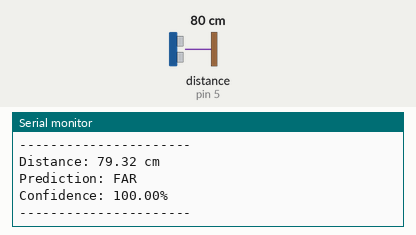
Recording of a sketch running on a simulated Arduino Uno, built with avr-gcc and run on an emulated ATmega328P. On the bench: the last lines printed to the serial monitor. Wiring (inferred from the names in the program): ultrasonic range finder: trigger pin 12; echo pin 5. The test bench sets the inputs (shaded band); at power-on: distance to the obstacle (sensor on pin 5) 80 cm. The echo pulse lasts 58.3 µs per cm.

Above: at 1.8 s.
1.9 s: distance to the obstacle (sensor on pin 5) set to 2 cm
At 2.9 s:
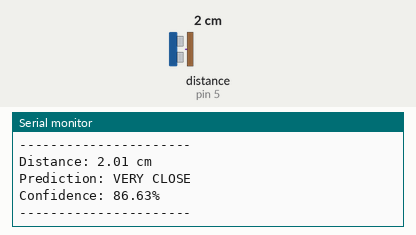
4.5 s: distance to the obstacle (sensor on pin 5) set to 18 cm
At 5.5 s:
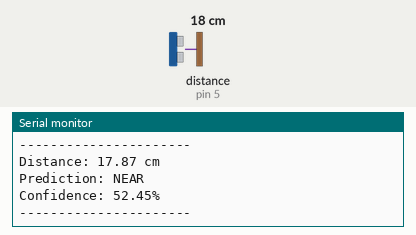
Timing chart, 0 to 7.5 s (numbered marks = the images above; inputs shaded):
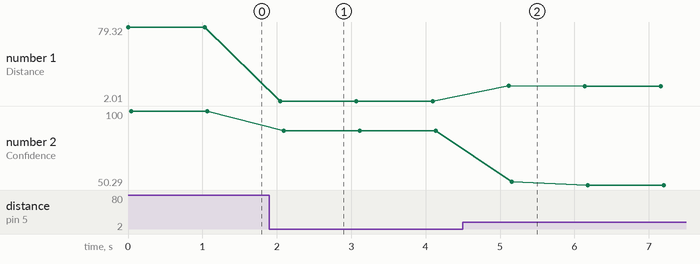

Measured:
- after the input at 1.9 s, the serial monitor: prints a new line after 0.15 s (image 1)
- after the input at 4.5 s, the serial monitor: prints a new line after 0.62 s (image 2)
- plotted number 1: 79.32 → 2.01 after the input at 1.9 s, 2.01 → 17.54 after the input at 4.5 s
- plotted number 2: 100 → 86.63 after the input at 1.9 s, 86.63 → 50.29 after the input at 4.5 s

The sketch:

tinyml_distance_classifier.ino
```cpp
#define TRIG 12
#define ECHO 5

void setup() {
  pinMode(TRIG, OUTPUT);
  pinMode(ECHO, INPUT);
  Serial.begin(9600);
}

float getDistance() {
  digitalWrite(TRIG, LOW);
  delayMicroseconds(2);

  digitalWrite(TRIG, HIGH);
  delayMicroseconds(10);

  digitalWrite(TRIG, LOW);

  long duration = pulseIn(ECHO, HIGH);

  return duration * 0.034 / 2.0;
}

void loop() {

  float distance = getDistance();

  float veryCloseScore = max(0.0, (15.0 - distance) / 15.0);
  float nearScore      = max(0.0, 1.0 - abs(distance - 25.0) / 15.0);
  float farScore       = min(1.0, distance / 40.0);

  String prediction;
  float confidence;

  if (veryCloseScore >= nearScore &&
      veryCloseScore >= farScore) {

    prediction = "VERY CLOSE";
    confidence = veryCloseScore;
  }
  else if (nearScore >= farScore) {

    prediction = "NEAR";
    confidence = nearScore;
  }
  else {

    prediction = "FAR";
    confidence = farScore;
  }

  Serial.print("Distance: ");
  Serial.print(distance);
  Serial.println(" cm");

  Serial.print("Prediction: ");
  Serial.println(prediction);

  Serial.print("Confidence: ");
  Serial.print(confidence * 100);
  Serial.println("%");

  Serial.println("----------------------");

  delay(1000);
}
```
